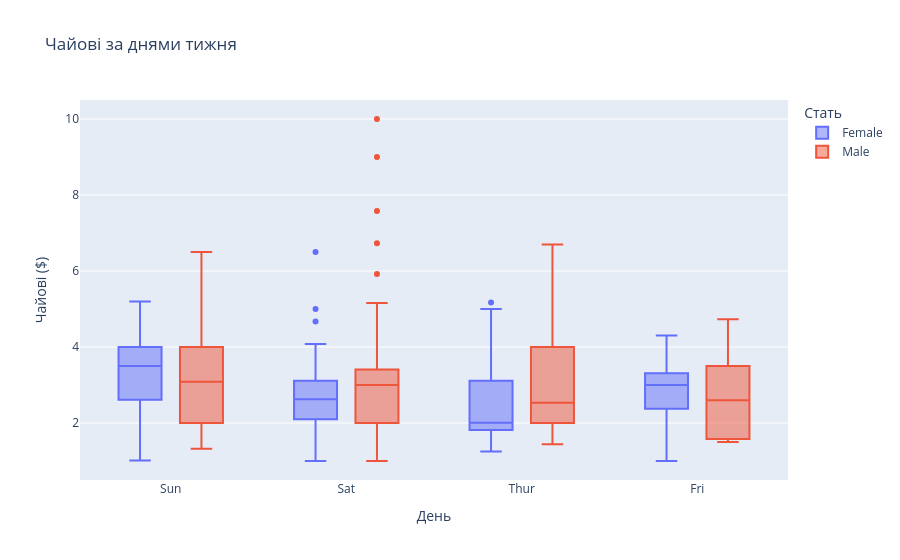

The notebook cell saved with this chart:
### Markdown cell above
6. Інтерактивний box plot: чайові за днями та статтю

Створіть інтерактивний box plot для чайових за днями тижня з розбивкою за кольором по статі.

### Code cell
fig = px.box(df, x='day', y='tip', color='sex',
             title='Чайові за днями тижня',
             labels={'day': 'День', 'tip': 'Чайові ($)', 'sex': 'Стать'})
fig.show()

### Figure 1 — Plotly figure (JSON) as saved in the notebook; plotly's stock layout.template omitted (floating-point values rounded to 4 significant figures; data arrays with more than 128 entries replaced by an {"elided": "..."} marker saying what was removed)
{"data": [{"alignmentgroup": "True", "hovertemplate": "Стать=Female<br>День=%{x}<br>Чайові ($)=%{y}<extra></extra>", "legendgroup": "Female", "marker": {"color": "#636efa"}, "name": "Female", "notched": false, "offsetgroup": "Female", "orientation": "v", "showlegend": true, "type": "box", "x": ["Sun", "Sun", "Sun", "Sun", "Sun", "Sun", "Sat", "Sat", "Sat", "Sat", "Sat", "Sat", "Sun", "Sun", "Sat", "Sat", "Sat", "Sat", "Sat", "Sat", "Sat", "Thur", "Thur", "Fri", "Fri", "Fri", "Fri", "Fri", "Sat", "Sat", "Sat", "Sat", "Sat", "Sun", "Sun", "Thur", "Thur", "Thur", "Thur", "Thur", "Thur", "Thur", "Thur", "Thur", "Thur", "Thur", "Thur", "Thur", "Thur", "Thur", "Thur", "Thur", "Thur", "Thur", "Thur", "Thur", "Thur", "Sun", "Sun", "Sun", "Sun", "Sun", "Sat", "Sat", "Sun", "Sun", "Sun", "Thur", "Thur", "Thur", "Thur", "Thur", "Thur", "Thur", "Sat", "Sat", "Sat", "Sat", "Sat", "Fri", "Fri", "Fri", "Fri", "Sat", "Sat", "Sat", "Thur"], "x0": " ", "xaxis": "x", "y": [1.01, 3.61, 5.0, 3.02, 1.67, 3.5, 2.75, 2.23, 3.0, 3.0, 2.45, 3.07, 2.6, 5.2, 1.5, 2.47, 1.0, 3.0, 3.14, 5.0, 2.2, 1.83, 5.17, 1.0, 4.3, 3.25, 2.5, 3.0, 2.5, 3.48, 4.08, 4.0, 1.0, 4.0, 3.5, 1.5, 1.8, 2.92, 1.68, 2.52, 4.2, 2.0, 2.0, 2.83, 1.5, 2.0, 3.25, 1.25, 2.0, 2.0, 2.75, 3.5, 5.0, 2.3, 1.5, 1.36, 1.63, 5.14, 3.75, 2.61, 2.0, 3.0, 1.61, 2.0, 4.0, 3.5, 3.5, 4.19, 5.0, 2.0, 2.01, 2.0, 2.5, 3.23, 2.23, 2.5, 6.5, 1.1, 3.09, 3.48, 3.0, 2.5, 2.0, 2.88, 4.67, 2.0, 3.0], "y0": " ", "yaxis": "y"}, {"alignmentgroup": "True", "hovertemplate": "Стать=Male<br>День=%{x}<br>Чайові ($)=%{y}<extra></extra>", "legendgroup": "Male", "marker": {"color": "#EF553B"}, "name": "Male", "notched": false, "offsetgroup": "Male", "orientation": "v", "showlegend": true, "type": "box", "x": {"elided": "157 str values"}, "x0": " ", "xaxis": "x", "y": {"elided": "157 float values"}, "y0": " ", "yaxis": "y"}], "layout": {"boxmode": "group", "legend": {"title": {"text": "Стать"}, "tracegroupgap": 0}, "title": {"text": "Чайові за днями тижня"}, "xaxis": {"anchor": "y", "domain": [0, 1], "title": {"text": "День"}}, "yaxis": {"anchor": "x", "domain": [0, 1], "title": {"text": "Чайові ($)"}}}}
